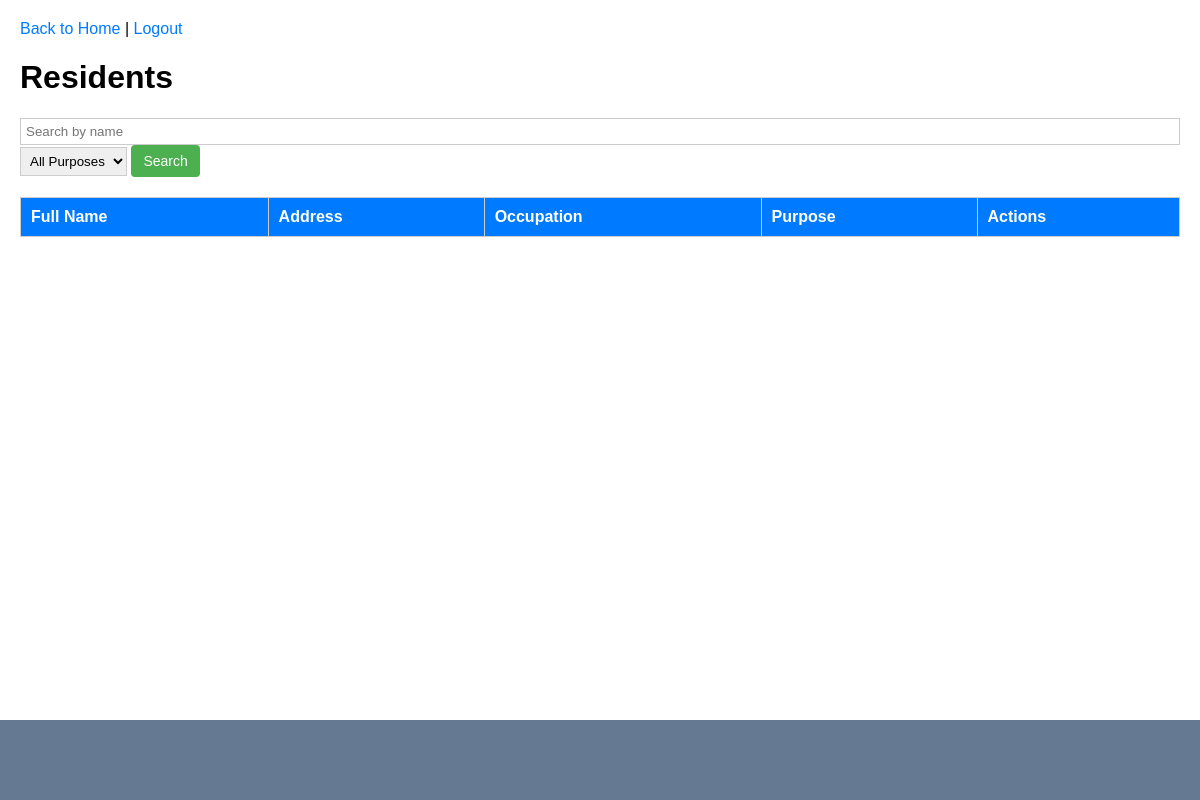
/residents, run on an earlier commit of the app's database.
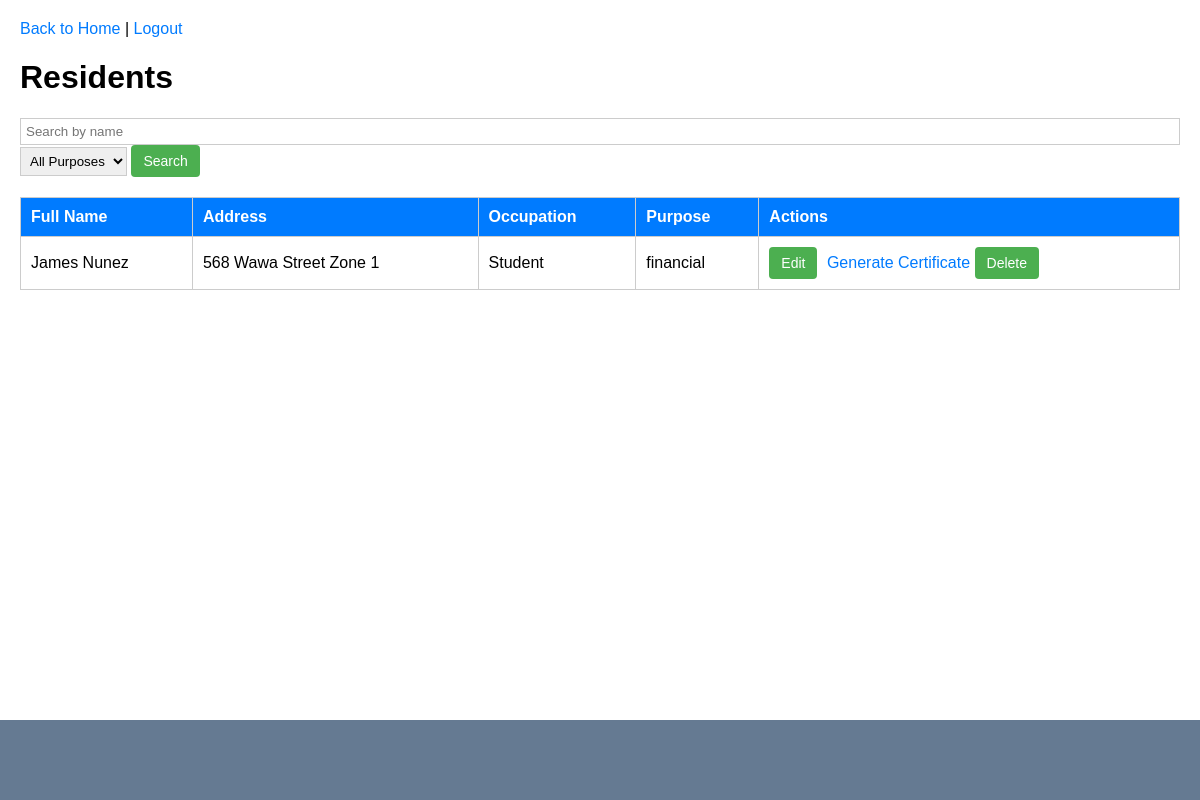
And on a later commit of the database.
### app.py (models this page shows, shortened)
class Resident(db.Model):
    id = db.Column(db.Integer, primary_key=True)
    full_name = db.Column(db.String(100), nullable=False)
    address = db.Column(db.String(200), nullable=False)
    occupation = db.Column(db.String(100), nullable=False)
    purpose = db.Column(db.String(200), nullable=False)
    date_requested = db.Column(db.DateTime, nullable=False, default=datetime.utcnow)
    date_issued = db.Column(db.DateTime)
    status = db.Column(db.String(20), default='pending')  # 'pending', 'approved', 'rejected'

### app.py (the view)
@app.route('/residents', methods=['GET'])
def index():
    query = request.args.get('query', '')
    purpose_filter = request.args.get('purpose', '')
    residents = Resident.query.filter_by(status="approved")
    if query:
        residents = residents.filter(Resident.full_name.contains(query))
    if purpose_filter:
        residents = residents.filter(Resident.purpose == purpose_filter)
    residents = residents.all()
    purposes = [purpose[0] for purpose in db.session.query(Resident.purpose).distinct().all()]
    return render_template(
        'index.html',
        residents=residents,
        query=query,
        purpose_filter=purpose_filter,
        purposes=purposes,
    )

### app.py (called while the page is built)
@app.before_request
def restrict_access():
    if current_user.is_authenticated:
        restricted_routes = {
            'admin': [],
            'user': ['manage_users'],
        }
        if current_user.role not in restricted_routes:
            return
        if request.endpoint in restricted_routes.get(current_user.role, []):
            flash('You are not authorized to access this page.', 'danger')
            return redirect(url_for('home_screen'))

### templates/index.html (shortened to what this page needs)
<!DOCTYPE html>
<html lang="en">
<head>
</head>
<body>
    <div class="header">
        <a href="{{ url_for('home_screen') }}">Back to Home</a> |
        <a href="{{ url_for('logout') }}">Logout</a>
    </div>
    <h1>Residents</h1>
    <form method="GET" action="{{ url_for('index') }}">
        <input type="text" name="query" placeholder="Search by name" value="{{ query }}">
        <select name="purpose">
            <option value="">All Purposes</option>
        </select>
        <button type="submit">Search</button>
    </form>
    <table>
        <thead>
            <tr>
                <th>Full Name</th>
                <th>Address</th>
                <th>Occupation</th>
                <th>Purpose</th>
                <th>Actions</th>
            </tr>
        </thead>
        <tbody id="resident-table">
            {% for resident in residents %}
            <tr id="row-{{ resident.id }}">
                <td>
                    <span class="view-mode">{{ resident.full_name }}</span>
                </td>
                <td>
                    <span class="view-mode">{{ resident.address }}</span>
                </td>
                <td>
                    <span class="view-mode">{{ resident.occupation }}</span>
                </td>
                <td>
                    <span class="view-mode">{{ resident.purpose }}</span>
                </td>
                <td>
                    <button class="edit-btn" onclick="editRow({{ resident.id }})">Edit</button>
                    <a href="{{ url_for('generate', id=resident.id) }}">Generate Certificate</a>
                    <form action="{{ url_for('delete_resident', resident_id=resident.id) }}" method="post" style="display: inline;">
                        <button type="submit" class="btn btn-danger" onclick="return confirm('Are you sure you want to delete this resident?');">
                            Delete
                        </button>
                    </form>
                </td>
            </tr>
            {% endfor %}
        </tbody>
    </table>
    <div class="design"></div>
</body>
</html>

### templates/index.html (style rules this page uses)
a { text-decoration: none; color: #007BFF; }
body { font-family: Arial, sans-serif; margin: 20px; }
button { padding: 8px 12px; background-color: #4CAF50; color: white; border: none; border-radius: 4px; cursor: pointer; font-size: 14px; }
table { width: 100%; border-collapse: collapse; margin-top: 20px; }
th, td { border: 1px solid #ccc; padding: 10px; text-align: left; }
th { background-color: #007BFF; color: white; }
input[type="text"] { padding: 5px; border: 1px solid #ccc; width: 100%; box-sizing: border-box; }
select { padding: 5px; border: 1px solid #ccc; box-sizing: border-box; }
.edit-btn, .save-btn { margin-right: 5px; }
.design { display: flex; justify-content: center; align-items: center; height: 80px; background-color: #00244b9a; position: fixed; bottom: 0; left: 0; width: 100%; margin: 0; padding: 0; z-index: 1000; }

What changed in the data, as far as the page shows it:
now on this page (row edited): Resident: full_name "James Nunez", address "568 Wawa Street Zone 1", occupation "Student", purpose "financial"
